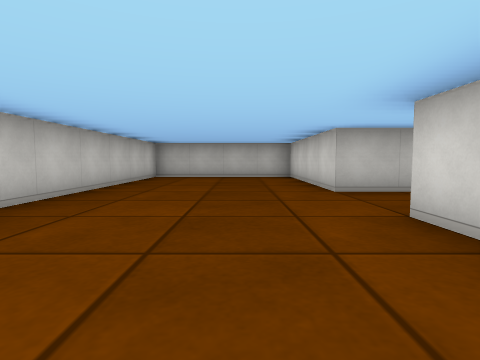
[1] (above)

14 first-person views from a walk through a cub3D level. The camera is about half as high as the walls, tilts 4° down and sees 80° across. The floor is counted in squares. Each view is taken from the middle of a square. On the plan, view 1 faces up. The plan holds only what a view shows up to about 9 squares ahead; the rest is blank.

[2]
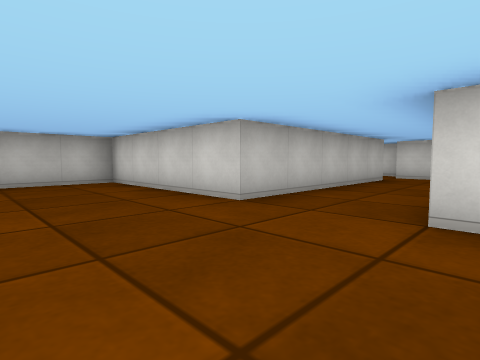

[3]
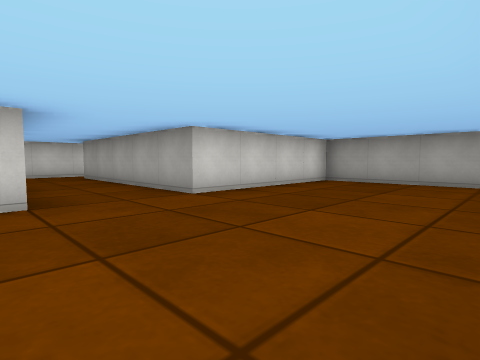

[4]
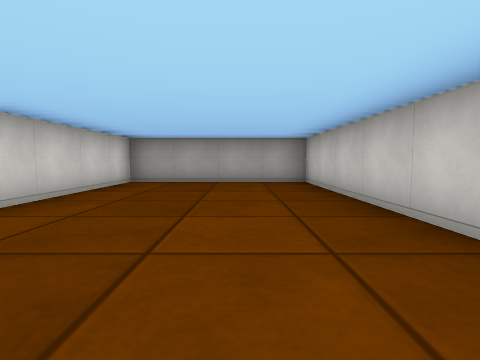

[5]
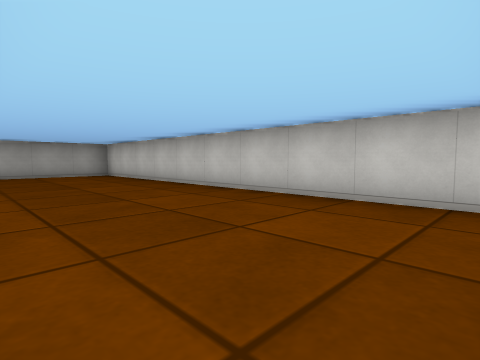

[6]
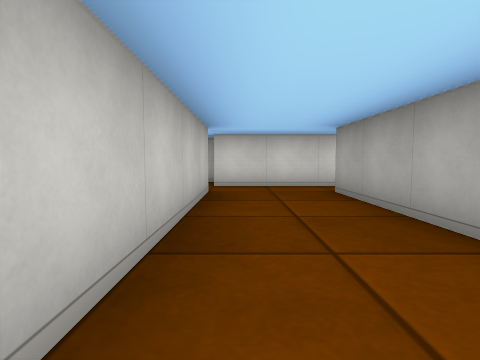

[7]
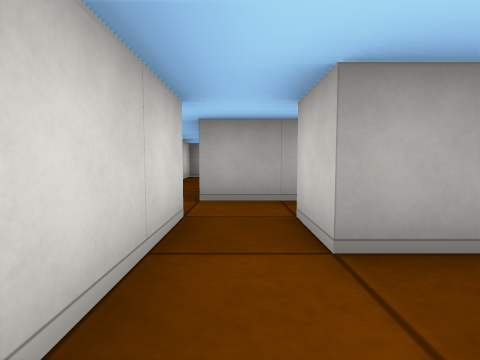

[8]
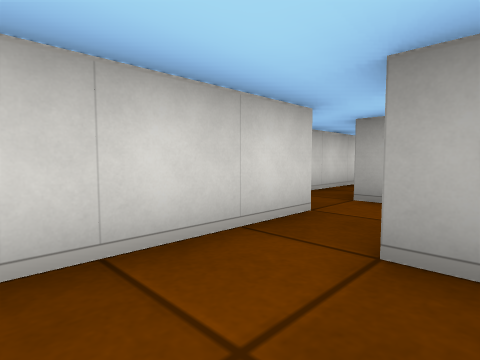

[9]
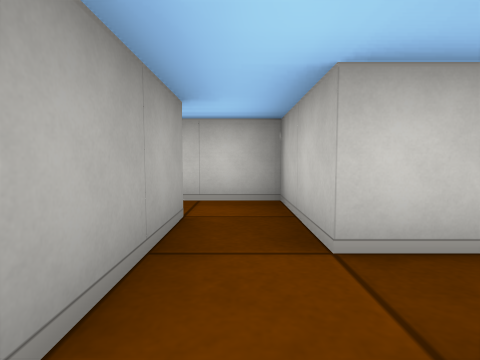

[10]
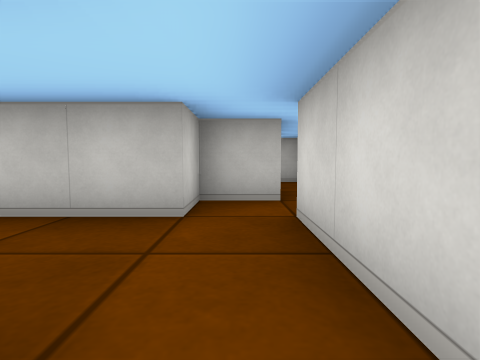

[11]
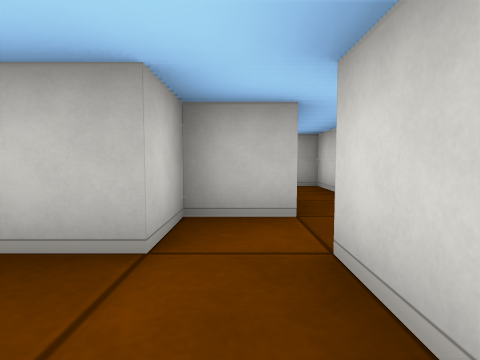

[12]
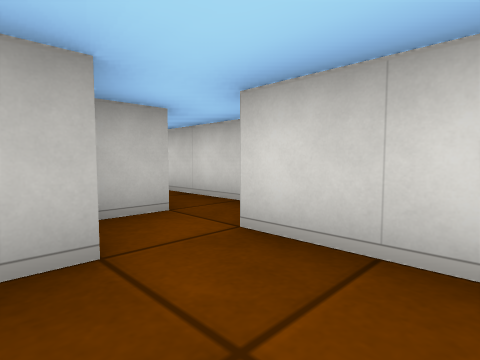

[13]
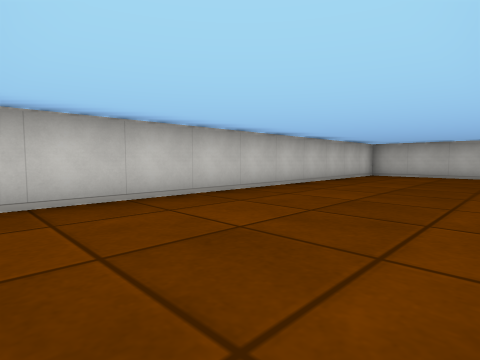

[14]
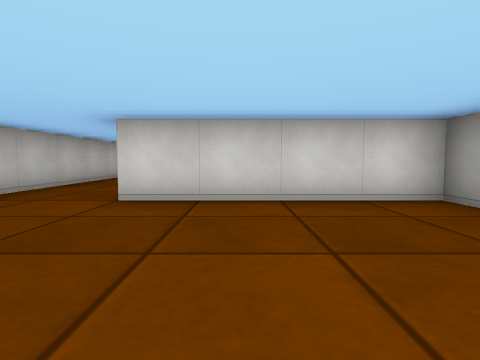

### Floor plan
Points are (right, up) in squares from view 1. A wall is a line through its corners. A room is listed if a view was taken in it or the views show most of it. See-through windows are left out.
Room 1 (views 1, 2, 3, 4, 5, 6, 7, 8, 11, 12, 13, 14)
walls: (6.5, 4.5) (1.5, 4.5) (1.5, 8.5) (-2.5, 8.5) (-2.5, -1.5) (1.5, -1.5) (1.5, 2.5) (6.5, 2.5); (7.5, 2.6) (7.5, 4.5)
ways out: opening at (7, 2) to room 2; opening at (7, 5)
Room 2 (views 9, 10)
walls: (8.5, -1.9) (8.5, -0.1); (7.5, 1.4) (7.5, 2.6); (5.5, 0.5) (7.5, 0.5); (8.5, -4.5) (8.5, -3.5); (6.5, 2.5) (6.5, 1.5) (5.5, 1.5)
ways out: opening at (7, 2) to room 1; opening at (6, 1)

Positions as (right, up) in squares from view 1, and headings:
1: (0, 0), facing up
2: (-1, 2), facing up-right
3: (-2, 5), facing down-right
4: (-1, 5), facing down
5: (1, 8), facing down-left
6: (2, 4), facing right
7: (7, 4), facing down
8: (6, 4), facing down-right
9: (8, 1), facing left
10: (7, 2), facing up
11: (7, 3), facing up
12: (6, 3), facing up-right
13: (1, -1), facing up-left
14: (-2, 1), facing right
